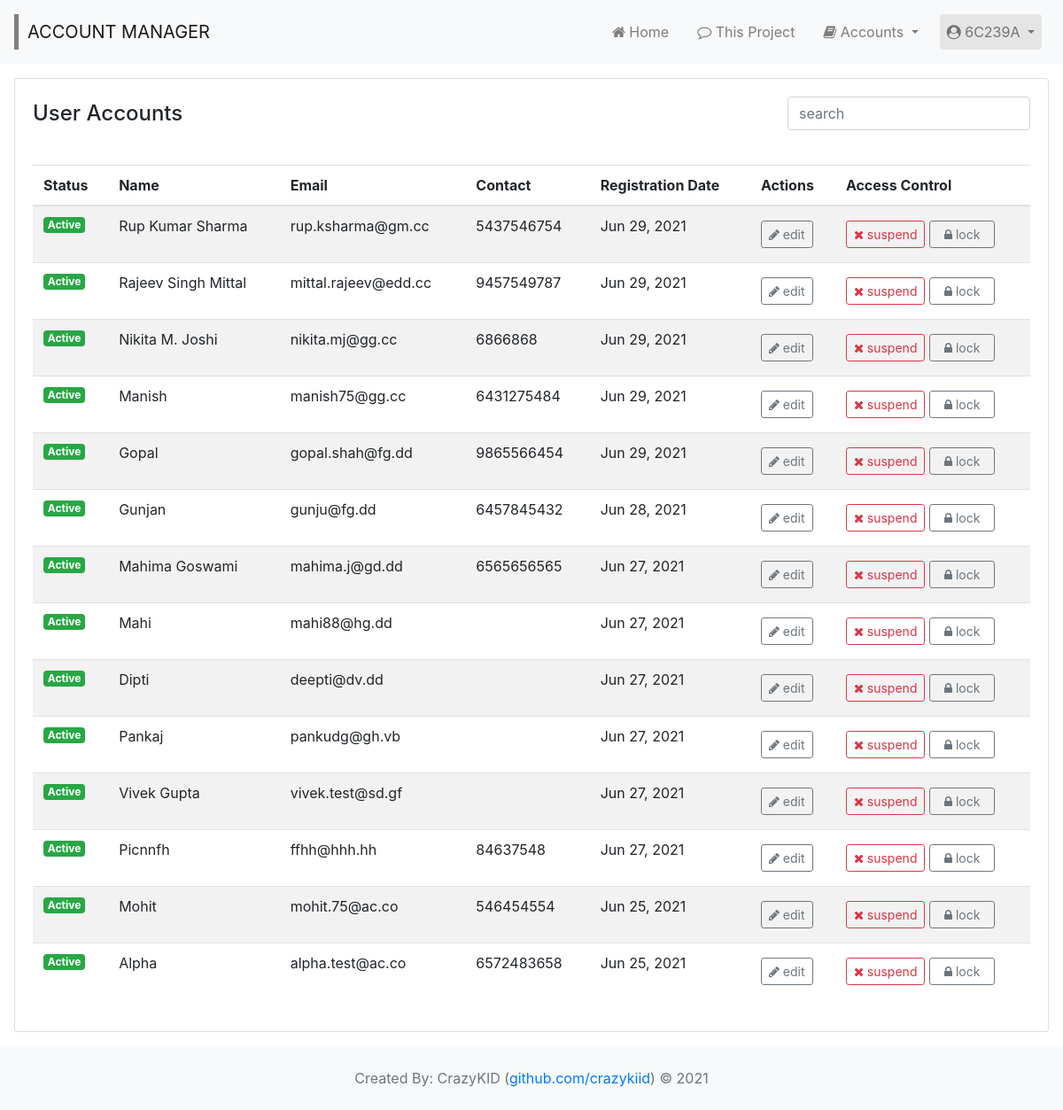
The app's page /accounts/active/ (signed in) with its own data.
### wsite/models.py (models this page shows, shortened)
class UserInfo(models.Model):
  user = models.OneToOneField(User, on_delete=models.CASCADE, primary_key=True)
  middle_name = models.CharField(max_length=64, blank=True)
  contact = models.CharField(max_length=16, blank=True)
  status = models.IntegerField(default=0)

### wsite/views.py (the view)
# urls.py: path('accounts/active/', views.usersAct, name = 'active_users'),
@login_required(login_url='/login/')
def usersAct(request):
  page_title = 'Active User Accounts'
  users_active = UserInfo.objects.filter(status=1, user__is_staff=0).order_by('-user__id')
  return render(request, 'accounts/active.html', { 'page_title' : page_title, 'users' : users_active })

### wsite/templates/accounts/Active.html (shortened to what this page needs)
{% extends 'layout/layout.html' %}
{% load custom_tags %}
{% block page %}
{% include 'layout/header.html' %}
<div class="container-fluid p-3" style="min-height:400px">
	<section>
		<div class="card">
			<div class="card-body">
				<div class="d-flex flex-column flex-lg-row justify-content-between">
					<h4 style="padding:5px 0px 35px;">User Accounts</h4>
					<div class="form-group pull-right">
					    <input type="text" class="search form-control" placeholder="search">
					</div>
				</div>
				<div class="table-responsive">
				<table class="table table-striped">
					<thead>
					    <tr>
					      <th scope="col">Status</th>
					    	<th scope="col">Name</th>
					    	<th scope="col">Email</th>
					    	<th scope="col">Contact</th>
					    	<th scope="col">Registration Date</th>
					    	<th scope="col">Actions</th>
					    	<th scope="col">Access Control</th>
					    </tr>
					</thead>
					<tbody class="u-list">
						{% if users.count > 0 %}
						  {% for u in users %}
					    <tr>
					    	<td>
					    	  {% if u.status == 0 %}
					    	  <span class="badge badge-danger">Inactive</span
					    	  {% elif u.status == 1 %}
                  <span class="badge badge-success">Active</span>
                  {% elif u.status == 9 %}
                  <span class="badge badge-dark">Suspended</span>
                  {% else %}
                  <span class="badge badge-secondary">Unknown</span>
                  {% endif %}
					    	</td>
					    	<td>{{ u.user.first_name }} {{ u.middle_name }} {{ u.user.last_name }}</td>
					    	<td>{{ u.user.email }}</td>
					    	<td>{{ u.contact }}</td>
					    	<td>{{ u.user.date_joined|date:'M d, Y'}}</td>
					    	<td>
					    	  <a class="btn btn-outline-secondary btn-sm my-1" href="{% url 'update_user' u.user.id %}" role="button" data-toggle="tooltip" data-placement="bottom" title="Edit Account Details"><i class="fa fa-pencil" aria-hidden="true"></i> edit</a>
					    	</td>
					    	<td>
					    	  {% if u.status == 9 %}
								  <a class="btn btn-outline-success btn-sm my-1" href="{% url 'activate_user' u.user.id %}" role="button" data-toggle="tooltip" data-placement="bottom" title="Activate Account"><i class="fa fa-check" aria-hidden="true"></i> activate</a>
					    		{% elif u.status == 1 %}
					     		<a class="btn btn-outline-danger btn-sm my-1" href="{% url 'suspend_user' u.user.id %}" role="button" data-toggle="tooltip" data-placement="bottom" title="De-activate Account"><i class="fa fa-times" aria-hidden="true"></i> suspend</a>
					     		<a class="btn btn-outline-secondary btn-sm my-1 px-3" href="{% url 'lock_user' u.user.id %}" role="button" data-toggle="tooltip" data-placement="bottom" title="Lock Account"><i class="fa fa-lock" aria-hidden="true"></i> lock</a>
					     		{% endif %}
					      </td>
					    </tr>
					    {% endfor %}
					  {% else %}
					    <tr>
					    	<td colspan="7" style="padding:1rem .75rem;">No User Found.</td>
					    </tr>
					  {% endif %}
				  </tbody>
				</table>
				</div>
			</div>
		</div>
	</section>
</div>
{% include 'layout/footer.html' %}
{% endblock page %}

### wsite/templates/layout/header.html (shortened to what this page needs)
<header>
	<nav class="navbar navbar-expand-lg navbar-light bg-light">
		<a class="navbar-brand" href="{% url 'dashboard' %}" style="border-left:5px solid gray;padding-left:10px;margin-right:0px;">ACCOUNT MANAGER</a>
		<div class="collapse navbar-collapse flex-row-reverse" id="navbarNavDropdown">
		    <ul class="navbar-nav">
		    	<li class="nav-item p-2">
		        	<a class="nav-link" aria-current="page" href="{% url 'dashboard' %}"><i class="fa fa-home" aria-hidden="true"></i> Home</a>
		    	</li>
		    	<li class="nav-item p-2">
		        	<a class="nav-link" aria-current="page" href="{% url 'about' %}"><i class="fa fa-comment-o" aria-hidden="true"></i> This Project</a>
		    	</li>
		    	<li class="nav-item dropdown p-2">
		        	<a class="nav-link dropdown-toggle" href="#" id="accountDropdown" data-toggle="dropdown" aria-haspopup="true" aria-expanded="false">
		        	<i class="fa fa-book" aria-hidden="true"></i> Accounts
		        	</a>
		    	</li>
		    	<li class="nav-item dropdown p-2">
		        	<a class="nav-link dropdown-toggle" href="#" id="adminDropdown" data-toggle="dropdown" aria-haspopup="true" aria-expanded="false" style="background-color:#e5e5e5;border-radius:.25rem;">
		        		<i class="fa fa-user-circle" aria-hidden="true"></i>
		        		{{ user.username }}
		        	</a>
		    	</li>
		    </ul>
		</div>
	</nav>
</header>

### records on screen
UserInfo: status "Active", user.first_name "Rup", middle_name "Kumar", user.last_name "Sharma", user.email "rup.ksharma@gm.cc", contact "5437546754", user.date_joined "Jun 29, 2021"
UserInfo: status "Active", user.first_name "Rajeev", middle_name "Singh", user.last_name "Mittal", user.email "mittal.rajeev@edd.cc", contact "9457549787", user.date_joined "Jun 29, 2021"
UserInfo: status "Active", user.first_name "Nikita", middle_name "M.", user.last_name "Joshi", user.email "nikita.mj@gg.cc", contact "6866868", user.date_joined "Jun 29, 2021"
UserInfo: status "Active", user.first_name "Manish", user.email "manish75@gg.cc", contact "6431275484", user.date_joined "Jun 29, 2021"
UserInfo: status "Active", user.first_name "Gopal", user.email "gopal.shah@fg.dd", contact "9865566454", user.date_joined "Jun 29, 2021"
UserInfo: status "Active", user.first_name "Gunjan", user.email "gunju@fg.dd", contact "6457845432", user.date_joined "Jun 28, 2021"
UserInfo: status "Active", user.first_name "Mahima Goswami", user.email "mahima.j@gd.dd", contact "6565656565", user.date_joined "Jun 27, 2021"
UserInfo: status "Active", user.first_name "Mahi", user.email "mahi88@hg.dd", user.date_joined "Jun 27, 2021"
UserInfo: status "Active", user.first_name "Dipti", user.email "deepti@dv.dd", user.date_joined "Jun 27, 2021"
UserInfo: status "Active", user.first_name "Pankaj", user.email "pankudg@gh.vb", user.date_joined "Jun 27, 2021"
UserInfo: status "Active", user.first_name "Vivek Gupta", user.email "vivek.test@sd.gf", user.date_joined "Jun 27, 2021"
UserInfo: status "Active", user.first_name "Picnnfh", user.email "ffhh@hhh.hh", contact "84637548", user.date_joined "Jun 27, 2021"
UserInfo: status "Active", user.first_name "Mohit", user.email "mohit.75@ac.co", contact "546454554", user.date_joined "Jun 25, 2021"
UserInfo: status "Active", user.first_name "Alpha", user.email "alpha.test@ac.co", contact "6572483658", user.date_joined "Jun 25, 2021"

### other values on screen
{{ user.username }} "6C239A"
